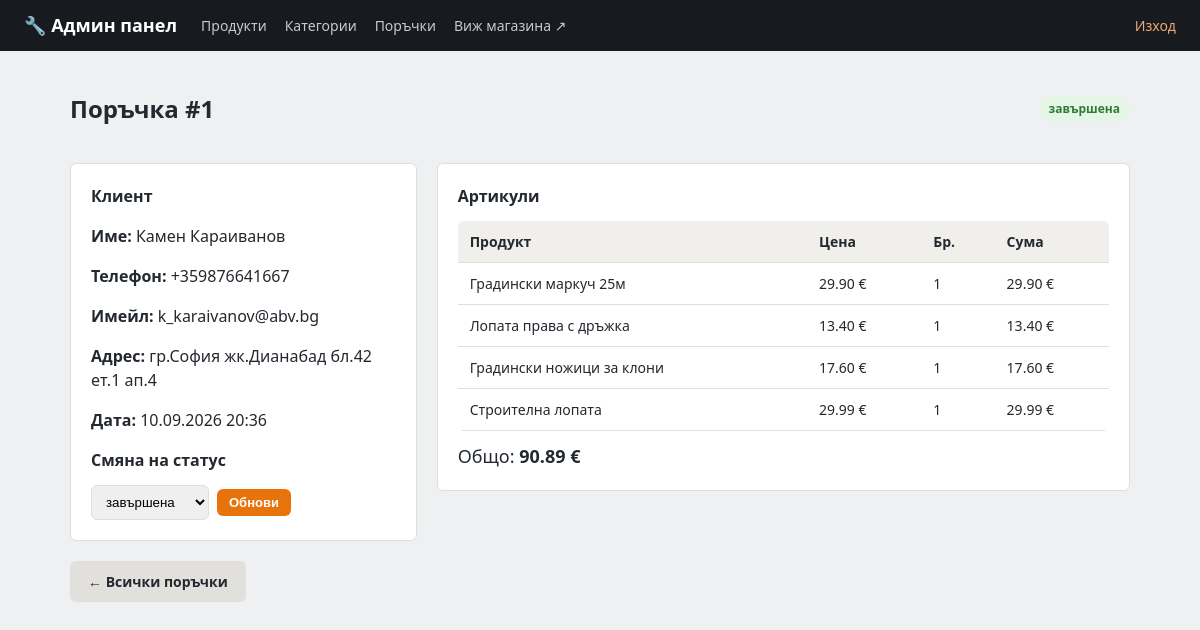
Before: /admin/orders/1 (signed in) with the older database file.
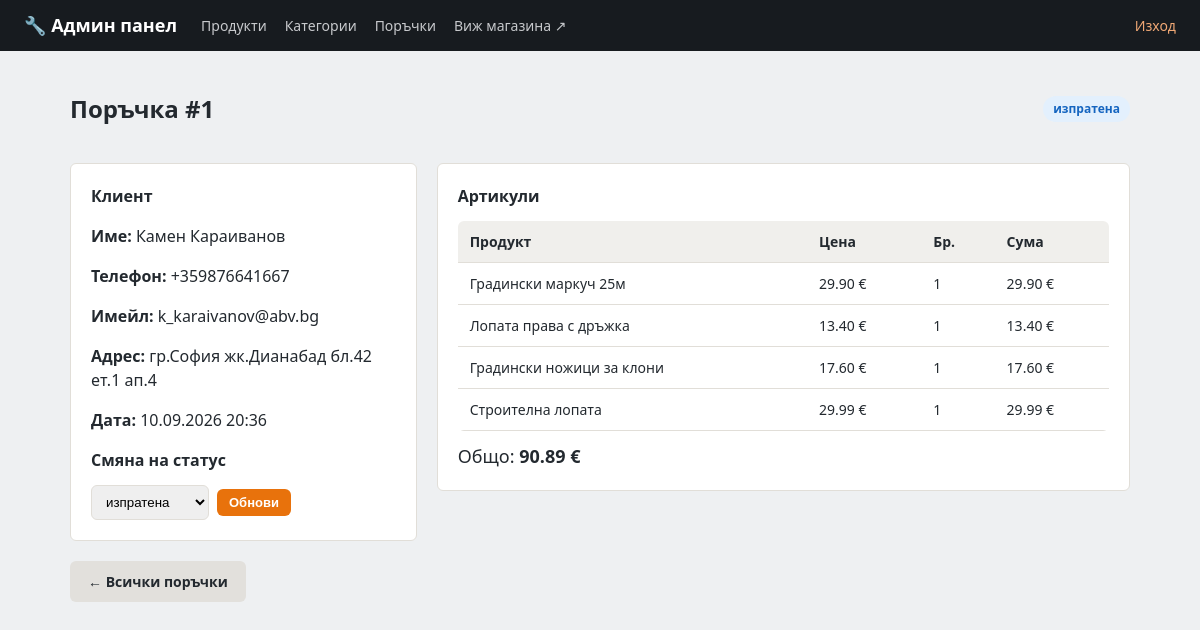
After: the same page with the newer database file.
### models.py (models this page shows)
class Order(db.Model):
    __tablename__ = 'orders'
    STATUSES = ['нова', 'в обработка', 'изпратена', 'завършена', 'отказана']
    id = db.Column(db.Integer, primary_key=True)
    customer_name = db.Column(db.String(150), nullable=False)
    phone = db.Column(db.String(50), nullable=False)
    address = db.Column(db.String(300), nullable=False)
    email = db.Column(db.String(150), default='')
    total = db.Column(db.Float, nullable=False)
    status = db.Column(db.String(30), default='нова', nullable=False)
    created_at = db.Column(db.DateTime, default=datetime.utcnow)
    items = db.relationship('OrderItem', backref='order', lazy=True)

### app.py (the view)
@app.route('/admin/orders/<int:order_id>')
@admin_required
def admin_order_detail(order_id):
    order = Order.query.get_or_404(order_id)
    return render_template('admin/order_detail.html', order=order, statuses=Order.STATUSES)

### app.py (called while the page is built)
@app.context_processor
def inject_whatsapp_number():
    return {'whatsapp_number': app.config['WHATSAPP_NUMBER']}

def admin_required(view_func):
    @wraps(view_func)
    def wrapper(*args, **kwargs):
        if not session.get('is_admin'):
            flash('Моля, влезте в системата.', 'error')
            return redirect(url_for('admin_login', next=request.path))
        return view_func(*args, **kwargs)
    return wrapper

### models.py (called while the page is built)
    @property
    def subtotal(self):
        return self.price * self.qty

### templates/admin/order_detail.html (shortened to what this page needs)
{% extends 'admin/base.html' %}
{% block content %}
<div class="admin-header-row">
    <h1 class="page-title">Поръчка #{{ order.id }}</h1>
    <span class="status-badge status-{{ order.status | replace(' ', '-') }}">{{ order.status }}</span>
</div>
<div class="order-detail-grid">
    <div class="admin-panel">
        <h2>Клиент</h2>
        <p><strong>Име:</strong> {{ order.customer_name }}</p>
        <p><strong>Телефон:</strong> {{ order.phone }}</p>
        {% if order.email %}<p><strong>Имейл:</strong> {{ order.email }}</p>{% endif %}
        <p><strong>Адрес:</strong> {{ order.address }}</p>
        <p><strong>Дата:</strong> {{ order.created_at.strftime('%d.%m.%Y %H:%M') }}</p>
        <h2>Смяна на статус</h2>
        <form action="{{ url_for('admin_order_status', order_id=order.id) }}" method="post" class="status-change-form">
            <select name="status">
                {% for s in statuses %}
                <option value="{{ s }}" {% if s == order.status %}selected{% endif %}>{{ s }}</option>
                {% endfor %}
            </select>
            <button type="submit" class="btn btn-small">Обнови</button>
        </form>
    </div>
    <div class="admin-panel">
        <h2>Артикули</h2>
        <table class="admin-table">
            <thead>
                <tr>
                    <th>Продукт</th>
                    <th>Цена</th>
                    <th>Бр.</th>
                    <th>Сума</th>
                </tr>
            </thead>
            <tbody>
                {% for item in order.items %}
                <tr>
                    <td>{{ item.product_name }}</td>
                    <td>{{ '%.2f'|format(item.price) }} €</td>
                    <td>{{ item.qty }}</td>
                    <td>{{ '%.2f'|format(item.subtotal) }} €</td>
                </tr>
                {% endfor %}
            </tbody>
        </table>
        <div class="cart-total" style="margin-top:12px;">Общо: <strong>{{ '%.2f'|format(order.total) }} €</strong></div>
    </div>
</div>
<a href="{{ url_for('admin_orders') }}" class="btn btn-secondary" style="margin-top:20px;display:inline-block;">← Всички поръчки</a>
{% endblock %}

Changed rows visible on the page:
changed Order "Камен Караиванов": status "завършена" → "изпратена"
